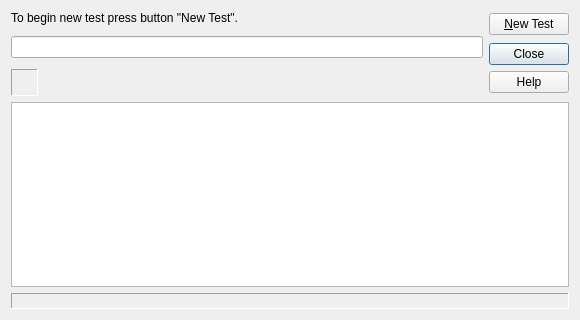
<?xml version="1.0" encoding="UTF-8"?>
<ui version="4.0">
 <author>ID</author>
 <class>TestDialog</class>
 <widget class="QDialog" name="TestDialog">
  <property name="geometry">
   <rect>
    <x>0</x>
    <y>0</y>
    <width>580</width>
    <height>320</height>
   </rect>
  </property>
  <property name="minimumSize">
   <size>
    <width>580</width>
    <height>320</height>
   </size>
  </property>
  <property name="windowTitle">
   <string>bgOffice Test Suite</string>
  </property>
  <layout class="QVBoxLayout" name="verticalLayout">
   <item>
    <layout class="QHBoxLayout" name="upperLayout">
     <item>
      <layout class="QVBoxLayout" name="labelLayout">
       <item>
        <widget class="QLabel" name="question">
         <property name="text">
          <string>To begin new test press button &quot;New Test&quot;.</string>
         </property>
        </widget>
       </item>
       <item>
        <spacer name="verticalSpacer">
         <property name="orientation">
          <enum>Qt::Vertical</enum>
         </property>
         <property name="sizeType">
          <enum>QSizePolicy::Fixed</enum>
         </property>
         <property name="sizeHint" stdset="0">
          <size>
           <width>20</width>
           <height>5</height>
          </size>
         </property>
        </spacer>
       </item>
       <item>
        <widget class="QLineEdit" name="answer">
         <property name="maxLength">
          <number>100</number>
         </property>
        </widget>
       </item>
       <item>
        <spacer name="verticalSpacer_2">
         <property name="orientation">
          <enum>Qt::Vertical</enum>
         </property>
         <property name="sizeType">
          <enum>QSizePolicy::Fixed</enum>
         </property>
         <property name="sizeHint" stdset="0">
          <size>
           <width>20</width>
           <height>5</height>
          </size>
         </property>
        </spacer>
       </item>
       <item>
        <layout class="QHBoxLayout" name="statusLayout">
         <item>
          <widget class="QLabel" name="found">
           <property name="sizePolicy">
            <sizepolicy hsizetype="Fixed" vsizetype="Fixed">
             <horstretch>0</horstretch>
             <verstretch>0</verstretch>
            </sizepolicy>
           </property>
           <property name="minimumSize">
            <size>
             <width>27</width>
             <height>27</height>
            </size>
           </property>
           <property name="frameShape">
            <enum>QFrame::Panel</enum>
           </property>
           <property name="frameShadow">
            <enum>QFrame::Sunken</enum>
           </property>
           <property name="alignment">
            <set>Qt::AlignCenter</set>
           </property>
          </widget>
         </item>
         <item>
          <spacer name="horizontalSpacer">
           <property name="orientation">
            <enum>Qt::Horizontal</enum>
           </property>
           <property name="sizeType">
            <enum>QSizePolicy::Fixed</enum>
           </property>
           <property name="sizeHint" stdset="0">
            <size>
             <width>5</width>
             <height>20</height>
            </size>
           </property>
          </spacer>
         </item>
         <item>
          <widget class="QLabel" name="word"/>
         </item>
        </layout>
       </item>
      </layout>
     </item>
     <item>
      <layout class="QVBoxLayout" name="buttonLayout">
       <item>
        <widget class="QPushButton" name="bnew">
         <property name="focusPolicy">
          <enum>Qt::NoFocus</enum>
         </property>
         <property name="text">
          <string>&amp;New Test</string>
         </property>
         <property name="autoDefault">
          <bool>false</bool>
         </property>
        </widget>
       </item>
       <item>
        <widget class="QDialogButtonBox" name="bclose">
         <property name="sizePolicy">
          <sizepolicy hsizetype="Preferred" vsizetype="Fixed">
           <horstretch>0</horstretch>
           <verstretch>0</verstretch>
          </sizepolicy>
         </property>
         <property name="focusPolicy">
          <enum>Qt::NoFocus</enum>
         </property>
         <property name="orientation">
          <enum>Qt::Vertical</enum>
         </property>
         <property name="standardButtons">
          <set>QDialogButtonBox::Close|QDialogButtonBox::Help</set>
         </property>
         <property name="centerButtons">
          <bool>true</bool>
         </property>
        </widget>
       </item>
      </layout>
     </item>
    </layout>
   </item>
   <item>
    <widget class="QTextEdit" name="result">
     <property name="readOnly">
      <bool>true</bool>
     </property>
    </widget>
   </item>
   <item>
    <widget class="QLabel" name="info">
     <property name="frameShape">
      <enum>QFrame::Panel</enum>
     </property>
     <property name="frameShadow">
      <enum>QFrame::Sunken</enum>
     </property>
    </widget>
   </item>
  </layout>
 </widget>
 <resources/>
 <connections>
  <connection>
   <sender>bclose</sender>
   <signal>accepted()</signal>
   <receiver>TestDialog</receiver>
   <slot>accept()</slot>
   <hints>
    <hint type="sourcelabel">
     <x>248</x>
     <y>254</y>
    </hint>
    <hint type="destinationlabel">
     <x>157</x>
     <y>274</y>
    </hint>
   </hints>
  </connection>
  <connection>
   <sender>bclose</sender>
   <signal>rejected()</signal>
   <receiver>TestDialog</receiver>
   <slot>reject()</slot>
   <hints>
    <hint type="sourcelabel">
     <x>316</x>
     <y>260</y>
    </hint>
    <hint type="destinationlabel">
     <x>286</x>
     <y>274</y>
    </hint>
   </hints>
  </connection>
 </connections>
</ui>
